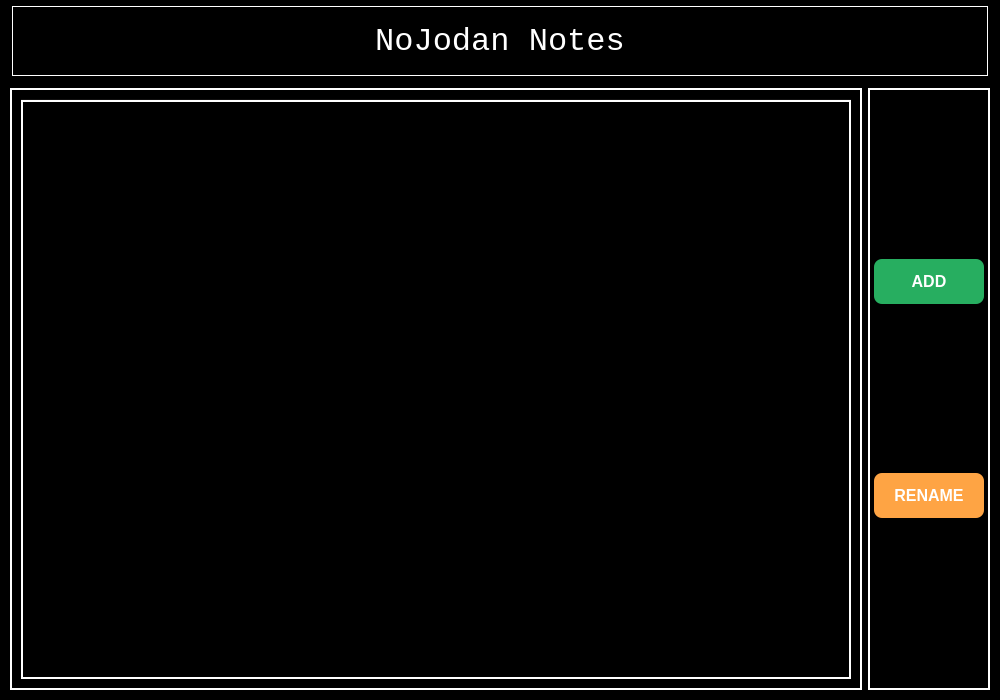
<?xml version="1.0" encoding="UTF-8"?>
<ui version="4.0">
 <class>MainWindow</class>
 <widget class="QMainWindow" name="MainWindow">
  <property name="geometry">
   <rect>
    <x>0</x>
    <y>0</y>
    <width>1000</width>
    <height>700</height>
   </rect>
  </property>
  <property name="minimumSize">
   <size>
    <width>1000</width>
    <height>700</height>
   </size>
  </property>
  <property name="maximumSize">
   <size>
    <width>1000</width>
    <height>700</height>
   </size>
  </property>
  <property name="windowTitle">
   <string>NoJodan Notes</string>
  </property>
  <property name="styleSheet">
   <string notr="true">background-color: rgb(0, 0, 0);
color: rgb(255, 255, 255);</string>
  </property>
  <widget class="QWidget" name="centralwidget">
   <layout class="QVBoxLayout" name="verticalLayout" stretch="1,8">
    <property name="spacing">
     <number>0</number>
    </property>
    <property name="leftMargin">
     <number>0</number>
    </property>
    <property name="topMargin">
     <number>0</number>
    </property>
    <property name="rightMargin">
     <number>0</number>
    </property>
    <property name="bottomMargin">
     <number>0</number>
    </property>
    <item>
     <widget class="QFrame" name="fr_up">
      <property name="font">
       <font>
        <pointsize>8</pointsize>
       </font>
      </property>
      <property name="frameShape">
       <enum>QFrame::StyledPanel</enum>
      </property>
      <property name="frameShadow">
       <enum>QFrame::Raised</enum>
      </property>
      <layout class="QHBoxLayout" name="horizontalLayout">
       <property name="spacing">
        <number>2</number>
       </property>
       <property name="leftMargin">
        <number>11</number>
       </property>
       <property name="topMargin">
        <number>5</number>
       </property>
       <property name="rightMargin">
        <number>11</number>
       </property>
       <property name="bottomMargin">
        <number>1</number>
       </property>
       <item>
        <widget class="QLabel" name="lbl_tittle">
         <property name="font">
          <font>
           <family>Consolas</family>
           <pointsize>24</pointsize>
           <weight>50</weight>
           <italic>false</italic>
           <bold>false</bold>
          </font>
         </property>
         <property name="styleSheet">
          <string notr="true"/>
         </property>
         <property name="frameShape">
          <enum>QFrame::Box</enum>
         </property>
         <property name="frameShadow">
          <enum>QFrame::Plain</enum>
         </property>
         <property name="text">
          <string>NoJodan Notes</string>
         </property>
         <property name="textFormat">
          <enum>Qt::AutoText</enum>
         </property>
         <property name="alignment">
          <set>Qt::AlignCenter</set>
         </property>
         <property name="wordWrap">
          <bool>false</bool>
         </property>
         <property name="margin">
          <number>0</number>
         </property>
        </widget>
       </item>
      </layout>
     </widget>
    </item>
    <item>
     <widget class="QFrame" name="fr_down">
      <property name="frameShape">
       <enum>QFrame::StyledPanel</enum>
      </property>
      <property name="frameShadow">
       <enum>QFrame::Raised</enum>
      </property>
      <layout class="QHBoxLayout" name="horizontalLayout_2" stretch="10,1">
       <item>
        <widget class="QFrame" name="fr_notes">
         <property name="styleSheet">
          <string notr="true">font: 10pt &quot;Consolas&quot;;
border: 2px solid #ffffff;</string>
         </property>
         <property name="frameShape">
          <enum>QFrame::StyledPanel</enum>
         </property>
         <property name="frameShadow">
          <enum>QFrame::Raised</enum>
         </property>
         <layout class="QVBoxLayout" name="verticalLayout_3">
          <item>
           <widget class="QTabWidget" name="tab_notes">
            <property name="font">
             <font>
              <family>Consolas</family>
              <pointsize>10</pointsize>
             </font>
            </property>
            <property name="styleSheet">
             <string notr="true">QTabWidget::pane { /* The tab widget frame */
    border-top: 1px solid #111010;
}
QTabWidget::tab-bar {
    left: 5px; /* move to the right by 5px */
}
QTabBar::tab {
    background: #111010;
    border: 2px solid #C4C4C3;
    border-bottom-color: #C2C7CB; /* same as the pane color */
    border-top-left-radius: 4px;
    border-top-right-radius: 4px;
    min-width: 8ex;
    padding: 2px;
}
QTabBar::tab:selected {
    background: #491d88;
}
QTabBar::tab:hover{
	background: #491d88;
}
QTabBar::tab:selected {
    border-bottom-color: #111010; /* same as pane color */
}</string>
            </property>
            <property name="currentIndex">
             <number>-1</number>
            </property>
            <property name="documentMode">
             <bool>false</bool>
            </property>
            <property name="tabsClosable">
             <bool>true</bool>
            </property>
            <property name="movable">
             <bool>true</bool>
            </property>
            <property name="tabBarAutoHide">
             <bool>false</bool>
            </property>
           </widget>
          </item>
         </layout>
        </widget>
       </item>
       <item>
        <widget class="QFrame" name="fr_buttons">
         <property name="styleSheet">
          <string notr="true">font: 10pt &quot;Consolas&quot;;
border: 2px solid #ffffff;</string>
         </property>
         <property name="frameShape">
          <enum>QFrame::NoFrame</enum>
         </property>
         <property name="frameShadow">
          <enum>QFrame::Raised</enum>
         </property>
         <layout class="QVBoxLayout" name="verticalLayout_2">
          <property name="spacing">
           <number>4</number>
          </property>
          <property name="sizeConstraint">
           <enum>QLayout::SetDefaultConstraint</enum>
          </property>
          <property name="leftMargin">
           <number>4</number>
          </property>
          <property name="topMargin">
           <number>4</number>
          </property>
          <property name="rightMargin">
           <number>4</number>
          </property>
          <property name="bottomMargin">
           <number>4</number>
          </property>
          <item>
           <widget class="QPushButton" name="btn_addNote">
            <property name="styleSheet">
             <string notr="true">QPushButton {
	background-color: #27ae60;
	border-radius: 8px;
	border-style: none;
	color: #fff;
	font-size: 16px;
	font-weight: 600;
	letter-spacing: normal;
	line-height: 1.5;
	outline: none;
	padding: 13px 20px;
	position: relative;
	text-align: center;
	text-decoration: none;
	vertical-align: top;
	white-space: nowrap;
}

QPushButton:pressed{
  background-color: #16cc65;     
}

QPushButton:hover {
	background-color: #0b7538;
}</string>
            </property>
            <property name="text">
             <string>ADD</string>
            </property>
            <property name="checkable">
             <bool>false</bool>
            </property>
           </widget>
          </item>
          <item>
           <widget class="QPushButton" name="btn_renameNote">
            <property name="styleSheet">
             <string notr="true">QPushButton {
	background-color: #fea444;
	border-radius: 8px;
	border-style: none;
	color: #fff;
	font-size: 16px;
	font-weight: 600;
	letter-spacing: normal;
	line-height: 1.5;
	outline: none;
	padding: 13px 20px;
	position: relative;
	text-align: center;
	text-decoration: none;
	vertical-align: top;
	white-space: nowrap;
}

QPushButton:pressed {
  background-color: #f5840c;     
}

QPushButton:hover {
	background-color: #b0712e;
}</string>
            </property>
            <property name="text">
             <string>RENAME</string>
            </property>
           </widget>
          </item>
         </layout>
        </widget>
       </item>
      </layout>
     </widget>
    </item>
   </layout>
  </widget>
 </widget>
 <resources/>
 <connections/>
</ui>
